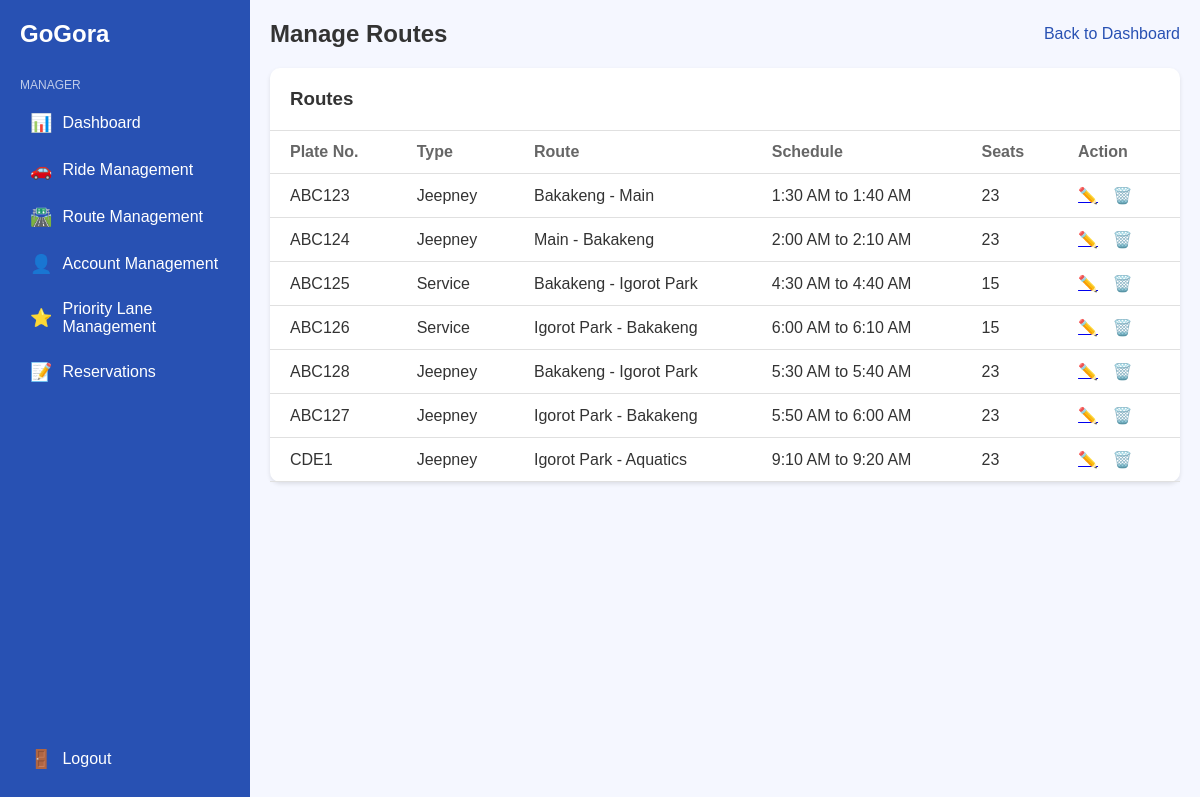
Page /view/manager/route.php on the earlier database version.
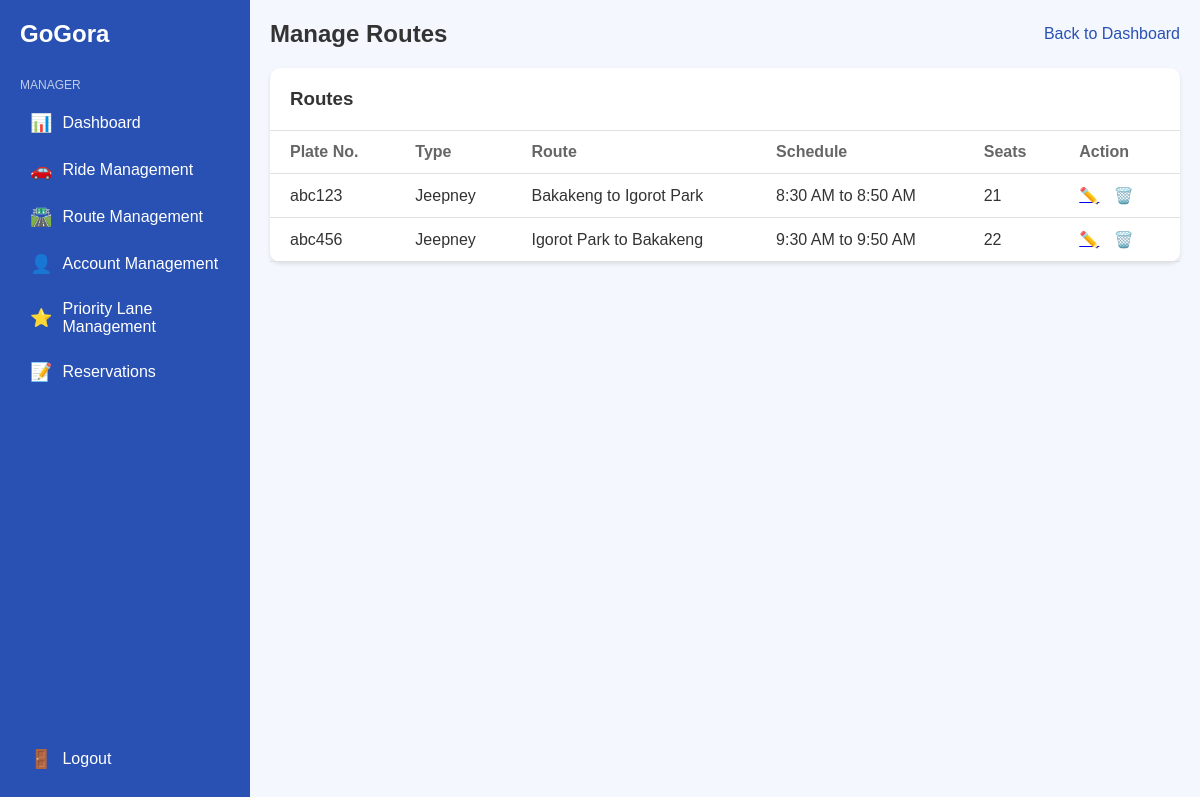
Same page on the later database version.
### tables this page shows
CREATE TABLE `rides` (
  `ride_id` int(11) NOT NULL,
  `plate_number` varchar(6) NOT NULL,
  `route` varchar(45) NOT NULL,
  `time` datetime NOT NULL,
  `seats_available` int(11) NOT NULL,
  `ride_type` enum('Jeepney','Service') NOT NULL,
  `departure` datetime NOT NULL,
  `capacity` int(11) NOT NULL,
  `queue` int(11) NOT NULL
);

### view/manager/route.php (the view, shortened to what this page needs)
<!-- <?php
include($_SERVER['DOCUMENT_ROOT'] . '/control/includes/db.php');
$ridesQuery = "SELECT ride_id, plate_number, ride_type, route, time, seats_available, departure FROM rides";
$ridesResult = mysqli_query($conn, $ridesQuery);
?> -->
<!DOCTYPE html>
<html lang="en">
<head>
    <link rel="stylesheet" href="../manager/css/styles.css">
</head>
<body>
    <div class="container">
        <nav class="sidebar">
            <div class="logo">
                <h1>GoGora</h1>
            </div>
            <div class="nav-title">MANAGER</div>
            <ul>
                <li><a href="../manager/dashboard.php"><span class="icon">📊</span> Dashboard</a></li>
                <li><a href="../manager/ride.php"><span class="icon">🚗</span> Ride Management</a></li>
                <li><a href="../manager/route.php"><span class="icon">🛣️</span> Route Management</a></li>
                <li><a href="../manager/account.php"><span class="icon">👤</span> Account Management</a></li>
                <li><a href="../manager/priority.php"><span class="icon">⭐</span> Priority Lane Management</a></li>
                <li><a href="../manager/reservations.php"><span class="icon">📝</span> Reservations</a></li>
            </ul>
            <div class="logout">
                <a href="#"><span class="icon">🚪</span> Logout</a>
            </div>
        </nav>
        <main class="content">
            <header>
                <h2>Manage Routes</h2>
                <a href="../manager/dashboard.php" class="back-link">Back to Dashboard</a>
            </header>
            <section class="accounts">
                <div class="section-header">
                    <h3>Routes</h3>
                </div>
                <table>
                    <thead>
                        <tr>
                            <th>Plate No.</th>
                            <th>Type</th>
                            <th>Route</th>
                            <th>Schedule</th>
                            <th>Seats</th>
                            <th>Action</th>
                        </tr>
                    </thead>
                    <tbody>
                        <?php while ($ride = mysqli_fetch_assoc($ridesResult)): ?>
                            <tr>
                                <td><?= htmlspecialchars($ride['plate_number']) ?></td>
                                <td><?= htmlspecialchars($ride['ride_type']) ?></td>
                                <td><?= htmlspecialchars($ride['route']) ?></td>
                                <td><?= htmlspecialchars(date('g:i A', strtotime($ride['time'])) . ' to ' . date('g:i A', strtotime($ride['departure']))) ?></td>
                                <td><?= htmlspecialchars($ride['seats_available']) ?></td>
                                <td>
                                    <button class="action-btn edit"><a href="updateRoute.php?ride_id=<?= $ride['ride_id'] ?>">✏️</a></button>
                                    <button class="action-btn delete" onclick="deleteRide(<?= $ride['ride_id'] ?>)">🗑️</button>
                                </td>
                            </tr>
                        <?php endwhile; ?>
                    </tbody>
                </table>
            </section>
        </main>
    </div>
</body>
</html>

Differences in the rows shown:
removed rides: plate_number "ABC125", ride_type "Service", route "Bakakeng - Igorot Park", time+departure "4:30 AM to 4:40 AM", seats_available "15"
removed rides: plate_number "ABC126", ride_type "Service", route "Igorot Park - Bakakeng", time+departure "6:00 AM to 6:10 AM", seats_available "15"
removed rides: plate_number "ABC128", ride_type "Jeepney", route "Bakakeng - Igorot Park", time+departure "5:30 AM to 5:40 AM", seats_available "23"
removed rides: plate_number "ABC127", ride_type "Jeepney", route "Igorot Park - Bakakeng", time+departure "5:50 AM to 6:00 AM", seats_available "23"
removed rides: plate_number "CDE1", ride_type "Jeepney", route "Igorot Park - Aquatics", time+departure "9:10 AM to 9:20 AM", seats_available "23"
changed rides: plate_number "ABC123" → "abc123"; route "Bakakeng - Main" → "Bakakeng to Igorot Park"; time+departure "1:30 AM to 1:40 AM" → "8:30 AM to 8:50 AM"; seats_available "23" → "21"
changed rides: plate_number "ABC124" → "abc456"; route "Main - Bakakeng" → "Igorot Park to Bakakeng"; time+departure "2:00 AM to 2:10 AM" → "9:30 AM to 9:50 AM"; seats_available "23" → "22"
